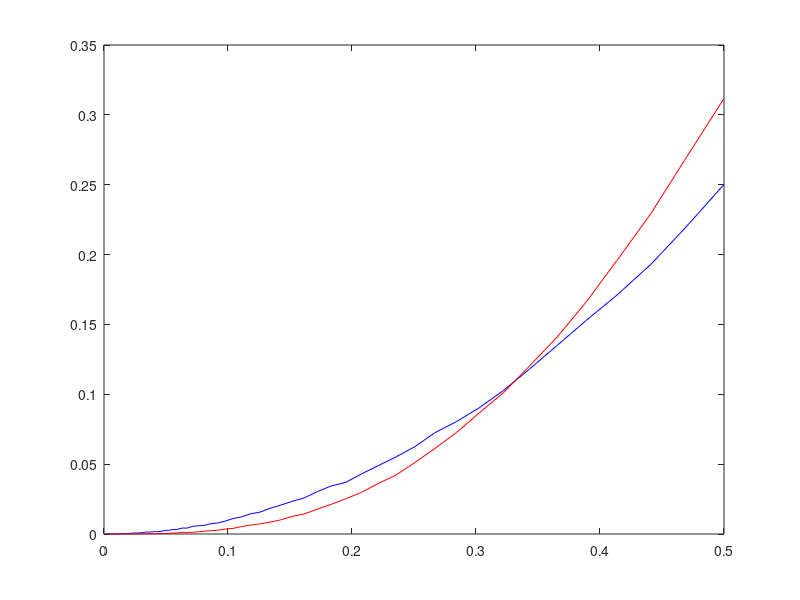

MATLAB code to generate this figure:
clear all

p= logspace(-3,log10(1/2),100);

N = 1e05;
n1 = 2;
n2 = 4;
pArrAv2 = zeros(1,100);
pArrAv1 = zeros(1,100);

for pIndex=1:length(p)
    aviao1 = rand(n1,N) < p(pIndex);
    aviao2 = rand(n2,N) < p(pIndex);
   
    sumAviao1 = sum(aviao1) > n1/2;
    sumAviao2 = sum(aviao2) > n2/2;

    cfavAv1 = sum(sumAviao1);
    cfavAv2 = sum(sumAviao2);
    
    pFAv1 = cfavAv1/N;
    pFAv2 = cfavAv2/N;
    
    pArrAv1(pIndex) = pFAv1;
    pArrAv2(pIndex) = pFAv2;
end

plot(p, pArrAv1,"b")
hold on
plot(p, pArrAv2,"r")